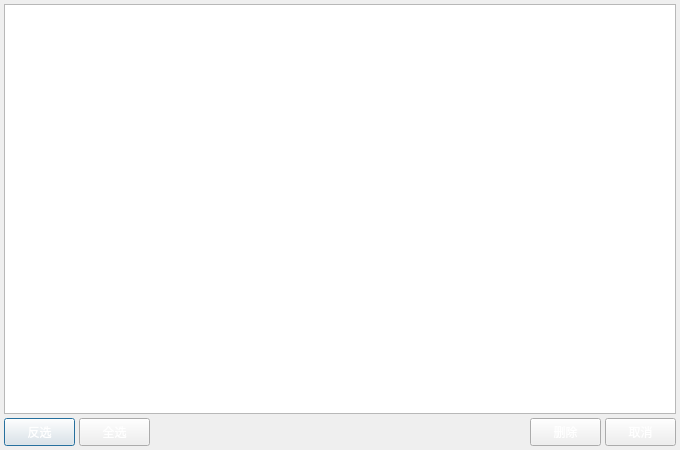
<?xml version="1.0" encoding="UTF-8"?>
<ui version="4.0">
 <class>dialogdelwhitelist</class>
 <widget class="QDialog" name="dialogdelwhitelist">
  <property name="geometry">
   <rect>
    <x>0</x>
    <y>0</y>
    <width>680</width>
    <height>450</height>
   </rect>
  </property>
  <property name="windowTitle">
   <string>Dialog</string>
  </property>
  <property name="styleSheet">
   <string notr="true">QWidget {
	font: 25 9pt &quot;微软雅黑&quot;;
}

QTreeView::item {
	margin: 5px;
}

QPushButton {
	color: #ffffff;
	border-width: 2px;
	border-image: url(:/skins/skins/btn_blue.png) 2 2;
	min-width: 64px;
	min-height: 20px;
}

QPushButton::hover {
	color: #ffffff;
	border-width: 2px;
	border-image: url(:/skins/skins/btn_blue_hover.png) 2 2;
}

QPushButton::pressed {
	color: #ffffff;
	border-width: 2px;
	border-image: url(:/skins/skins/btn_blue_pressed.png) 2 2;
}
</string>
  </property>
  <layout class="QGridLayout" name="gridLayout">
   <property name="leftMargin">
    <number>4</number>
   </property>
   <property name="topMargin">
    <number>4</number>
   </property>
   <property name="rightMargin">
    <number>4</number>
   </property>
   <property name="bottomMargin">
    <number>4</number>
   </property>
   <property name="spacing">
    <number>4</number>
   </property>
   <item row="0" column="0" colspan="5">
    <widget class="QTreeView" name="treeView">
     <property name="indentation">
      <number>5</number>
     </property>
     <attribute name="headerMinimumSectionSize">
      <number>320</number>
     </attribute>
    </widget>
   </item>
   <item row="1" column="0">
    <widget class="QPushButton" name="btn_invert">
     <property name="text">
      <string>反选</string>
     </property>
    </widget>
   </item>
   <item row="1" column="1">
    <widget class="QPushButton" name="btn_checkall">
     <property name="text">
      <string>全选</string>
     </property>
    </widget>
   </item>
   <item row="1" column="2">
    <spacer name="horizontalSpacer">
     <property name="orientation">
      <enum>Qt::Horizontal</enum>
     </property>
     <property name="sizeHint" stdset="0">
      <size>
       <width>381</width>
       <height>22</height>
      </size>
     </property>
    </spacer>
   </item>
   <item row="1" column="3">
    <widget class="QPushButton" name="btn_ok">
     <property name="text">
      <string>删除</string>
     </property>
    </widget>
   </item>
   <item row="1" column="4">
    <widget class="QPushButton" name="btn_cancel">
     <property name="text">
      <string>取消</string>
     </property>
    </widget>
   </item>
  </layout>
 </widget>
 <resources/>
 <connections>
  <connection>
   <sender>btn_cancel</sender>
   <signal>clicked()</signal>
   <receiver>dialogdelwhitelist</receiver>
   <slot>reject()</slot>
   <hints>
    <hint type="sourcelabel">
     <x>597</x>
     <y>461</y>
    </hint>
    <hint type="destinationlabel">
     <x>319</x>
     <y>239</y>
    </hint>
   </hints>
  </connection>
 </connections>
</ui>
